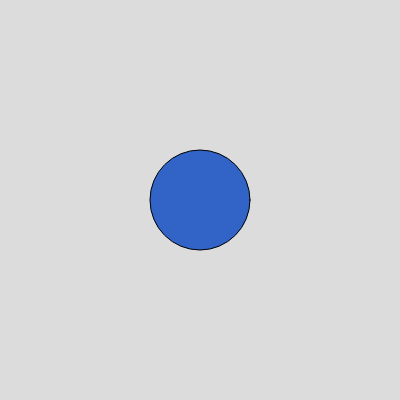
Frame 1 (no input)
Frame 60 (no input): identical to frame 1, image omitted
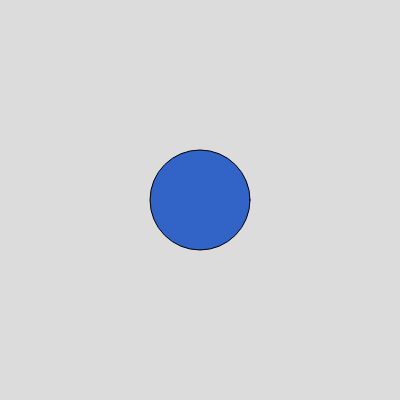
Frame 120 (the mouse pressed at the canvas centre since frame 60)

The p5.js sketch that drew these frames (run headless with seeded random() and noise() and a simulated clock; from frame 60 on, the mouse is pressed at the canvas centre):

// p5.js sketch
// ── sketch.js
let shakeAmount = 0;
const maxShake = 10;
const decayFactor = 0.9; // How quickly the shake effect fades

function setup() {
  createCanvas(400, 400);
}

function draw() {
  // Calculate random offset for shake effect
  let xOffset = random(-shakeAmount, shakeAmount);
  let yOffset = random(-shakeAmount, shakeAmount);
  
  // Apply the shake by translating the canvas
  translate(xOffset, yOffset);
  
  // Clear background and draw something
  background(220);
  fill(50, 100, 200);
  circle(width/2, height/2, 100);
  
  // Decay the shake amount over time
  shakeAmount *= decayFactor;
}

function mousePressed() {
  // Trigger shake effect
  shakeAmount = maxShake;
}
